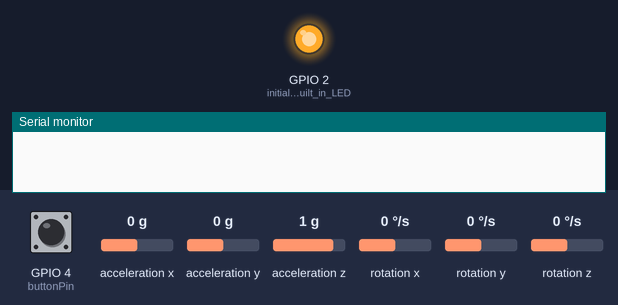
A sketch run on a simulated ESP32. Shown: output pins drawn as LEDs (lit = HIGH), the last lines printed to the serial monitor. Inputs (shaded band) come from the test bench; at power-on: GPIO 4 (buttonPin) HIGH, acceleration x 0 g, acceleration y 0 g, acceleration z 1 g, rotation x 0 °/s, rotation y 0 °/s, rotation z 0 °/s.

Above: at 0.1 s.
At 4.4 s:
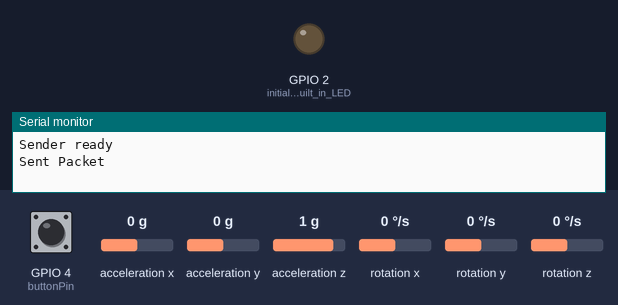
Timing chart, 0 to 5.9 s (numbered marks = the images above):
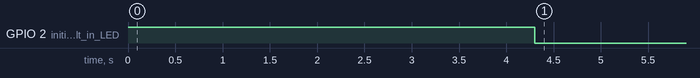

The sketch:

ControllerSender.ino
```cpp
#include <WiFi.h>
#include <esp_now.h>
#include <Wire.h>
#include <MPU6050.h>

//RCCar esp32 MAC: EC:E3:34:A3:AF:5C
//Controller esp32 MAC: EC:E3:34:6B:5D:0C

uint8_t receiverMAC[] = {0xEC, 0xE3, 0x34, 0xA3, 0xAF, 0x5C}; // store the MAC of the RCCar reveicer

//define a struct that we will send as a "packet" to the car
typedef struct{
  int roll_angle;
  int pitch_angle;
  bool button;
} ControlData;

ControlData outgoing; // make an instance of the "packet"

int buttonPin = 4; // define button pin

MPU6050 mpu; // make an instance of mpu6050

//intialize the offset values for calibrating the IMU
float ax_offset = 0, ay_offset = 0, az_offset = 0;
float gx_offset = 0, gy_offset = 0, gz_offset = 0;

const int CALIBRATION_READINGS = 500; // how many calibration readings to take

// initialize variables
float roll = 0;
float pitch = 0;
float dt = 0.1;

float alpha = 0.50; // for the complimentary filter

//calibrates the sensor
void calibrateSensor() {
  long ax_sum = 0, ay_sum = 0, az_sum = 0;
  long gx_sum = 0, gy_sum = 0, gz_sum = 0;

  for (int i = 0; i < CALIBRATION_READINGS; i++) {
    int16_t ax, ay, az, gx, gy, gz;
    mpu.getMotion6(&ax, &ay, &az, &gx, &gy, &gz);

    ax_sum += ax;
    ay_sum += ay;
    az_sum += az;
    gx_sum += gx;
    gy_sum += gy;
    gz_sum += gz;

    delay(5); // short delay between readings
  }

  // takes the average
  ax_offset = ax_sum / (float)CALIBRATION_READINGS;
  ay_offset = ay_sum / (float)CALIBRATION_READINGS;
  az_offset = az_sum / (float)CALIBRATION_READINGS;
  gx_offset = gx_sum / (float)CALIBRATION_READINGS;
  gy_offset = gy_sum / (float)CALIBRATION_READINGS;
  gz_offset = gz_sum / (float)CALIBRATION_READINGS;

  az_offset -= 16384.0; //because gravity should be fully in the z
}

void setup() {

  Serial.begin(115200); // writes to the serial monitor

  //Calibrate IMU
  pinMode(2, OUTPUT); // initializes built in LED
  Wire.begin(21, 22); // initializes I2C commuication for the MPU6050
  mpu.initialize(); // intializes the MPU6050

  digitalWrite(2, HIGH); // turn on the LED while calibrating
  calibrateSensor();
  digitalWrite(2, LOW); // turn off LED when done

  pinMode(buttonPin, INPUT_PULLUP); // initialize button pin

  WiFi.mode(WIFI_STA); // needed for ESP-NOW

  // initialize ESP-NOW
  if (esp_now_init() != ESP_OK){
    Serial.println("ESP-NOW init failed");
    return;
  }

// define peer info (car)
  esp_now_peer_info_t peer = {};
  memcpy(peer.peer_addr, receiverMAC, 6);
  peer.channel = 0;
  peer.encrypt = false;

// add peer (car)
  esp_now_add_peer(&peer);
  Serial.println("Sender ready");

}

void loop() {

  int16_t ax, ay, az;
  int16_t gx, gy, gz;

  mpu.getMotion6(&ax, &ay, &az, &gx, &gy, &gz); // get raw readings from MPU6050

// subtract offset and convert to "g's"
  float axg = (ax - ax_offset) / 16384.0;
  float ayg = (ay - ay_offset) / 16384.0;
  float azg = (az - az_offset) / 16384.0;

  float gx_rate = (gx - gx_offset)/131.0;
  float gy_rate = (gy - gy_offset)/131.0;


  float roll_acc;

  // calculates pitch angle from accelerometer
  float pitch_acc = atan2(-axg, sqrt(ayg * ayg + azg * azg + 1e-6)) * 180 / PI;

  // When the pitch gets close to 90 degrees the roll starts jumping
  if (abs(pitch_acc) > 80) {
    roll_acc = roll;   // keep previous roll
  } else {
    roll_acc = atan2(ayg, azg) * 180 / PI; // calucate roll from accelerometer
  }

// complementary filter to combine the acceleromter and gyro data
  roll = (alpha)* (roll + gx_rate * dt) + ( (1-alpha) * roll_acc);
  pitch = (alpha)* (pitch + gy_rate * dt) + ( (1-alpha) * pitch_acc);

// clamp angles to +- 60 degrees. Don't want to have to tilt the controller further than that
  if (pitch > 60){
    pitch = 60;
  }else if(pitch < -60){
    pitch = -60;
  }

  if (roll > 60){
    roll = 60;
  }else if(roll < -60){
    roll = -60;
  }

// check if the button is being pressed
  bool pressed = digitalRead(buttonPin) == LOW;

//fill in our packet with the data
  outgoing.button = pressed;
  outgoing.roll_angle = roll;
  outgoing.pitch_angle = pitch;

// send the packet to the car
  esp_now_send(receiverMAC, (uint8_t *)&outgoing, sizeof(outgoing));
  Serial.println("Sent Packet");

  delay(100); // wait 100 ms. 10 Hz update rate.

}
```
